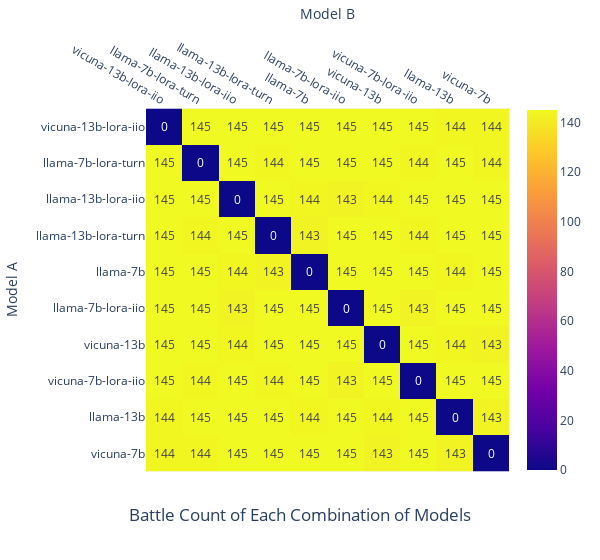

The notebook cell saved with this chart:
### Markdown cell above
We examing the number of pairings for each combination of models.

### Code cell
def visualize_battle_count(battles, title):
    ptbl = pd.pivot_table(battles, index="model_a", columns="model_b", aggfunc="size", 
                          fill_value=0)
    battle_counts = ptbl + ptbl.T
    ordering = battle_counts.sum().sort_values(ascending=False).index
    fig = px.imshow(battle_counts.loc[ordering, ordering], 
                    title=title, text_auto=True, width=600)
    fig.update_layout(xaxis_title="Model B", 
                      yaxis_title="Model A",
                      xaxis_side="top",
                      title_y=0.07, title_x=0.5)
    fig.update_traces(hovertemplate=
                      "Model A: %{y}<br>Model B: %{x}<br>Count: %{z}<extra></extra>")
    return fig

fig = visualize_battle_count(battles, title="Battle Count of Each Combination of Models")
fig.write_image("./figs/battle_counts.svg")
fig

### Figure 1 — Plotly figure (JSON) as saved in the notebook; plotly's stock layout.template omitted (floating-point values rounded to 4 significant figures)
{"data": [{"coloraxis": "coloraxis", "hovertemplate": "Model A: %{y}<br>Model B: %{x}<br>Count: %{z}<extra></extra>", "name": "0", "texttemplate": "%{z}", "type": "heatmap", "x": ["vicuna-13b-lora-iio", "llama-7b-lora-turn", "llama-13b-lora-iio", "llama-13b-lora-turn", "llama-7b", "llama-7b-lora-iio", "vicuna-13b", "vicuna-7b-lora-iio", "llama-13b", "vicuna-7b"], "xaxis": "x", "y": ["vicuna-13b-lora-iio", "llama-7b-lora-turn", "llama-13b-lora-iio", "llama-13b-lora-turn", "llama-7b", "llama-7b-lora-iio", "vicuna-13b", "vicuna-7b-lora-iio", "llama-13b", "vicuna-7b"], "yaxis": "y", "z": [[0, 145, 145, 145, 145, 145, 145, 145, 144, 144], [145, 0, 145, 144, 145, 145, 145, 144, 145, 144], [145, 145, 0, 145, 144, 143, 144, 145, 145, 145], [145, 144, 145, 0, 143, 145, 145, 144, 145, 145], [145, 145, 144, 143, 0, 145, 145, 145, 144, 145], [145, 145, 143, 145, 145, 0, 145, 143, 145, 145], [145, 145, 144, 145, 145, 145, 0, 145, 144, 143], [145, 144, 145, 144, 145, 143, 145, 0, 145, 145], [144, 145, 145, 145, 144, 145, 144, 145, 0, 143], [144, 144, 145, 145, 145, 145, 143, 145, 143, 0]]}], "layout": {"coloraxis": {"colorscale": [[0, "#0d0887"], [0.1111, "#46039f"], [0.2222, "#7201a8"], [0.3333, "#9c179e"], [0.4444, "#bd3786"], [0.5556, "#d8576b"], [0.6667, "#ed7953"], [0.7778, "#fb9f3a"], [0.8889, "#fdca26"], [1, "#f0f921"]]}, "title": {"text": "Battle Count of Each Combination of Models", "x": 0.5, "y": 0.07}, "width": 600, "xaxis": {"anchor": "y", "constrain": "domain", "domain": [0, 1], "scaleanchor": "y", "side": "top", "title": {"text": "Model B"}}, "yaxis": {"anchor": "x", "autorange": "reversed", "constrain": "domain", "domain": [0, 1], "title": {"text": "Model A"}}}}
